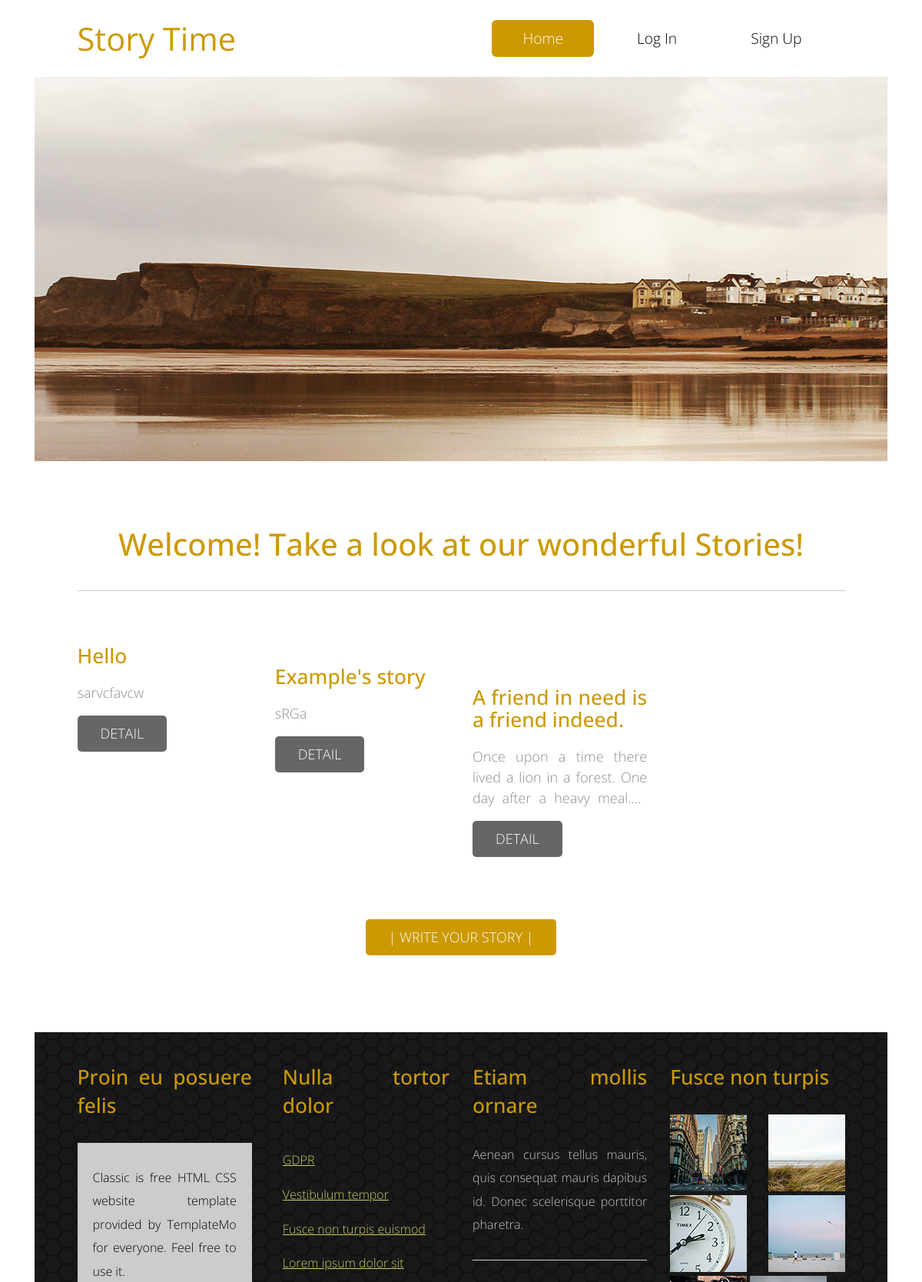
The app's page / (upper part), older data.
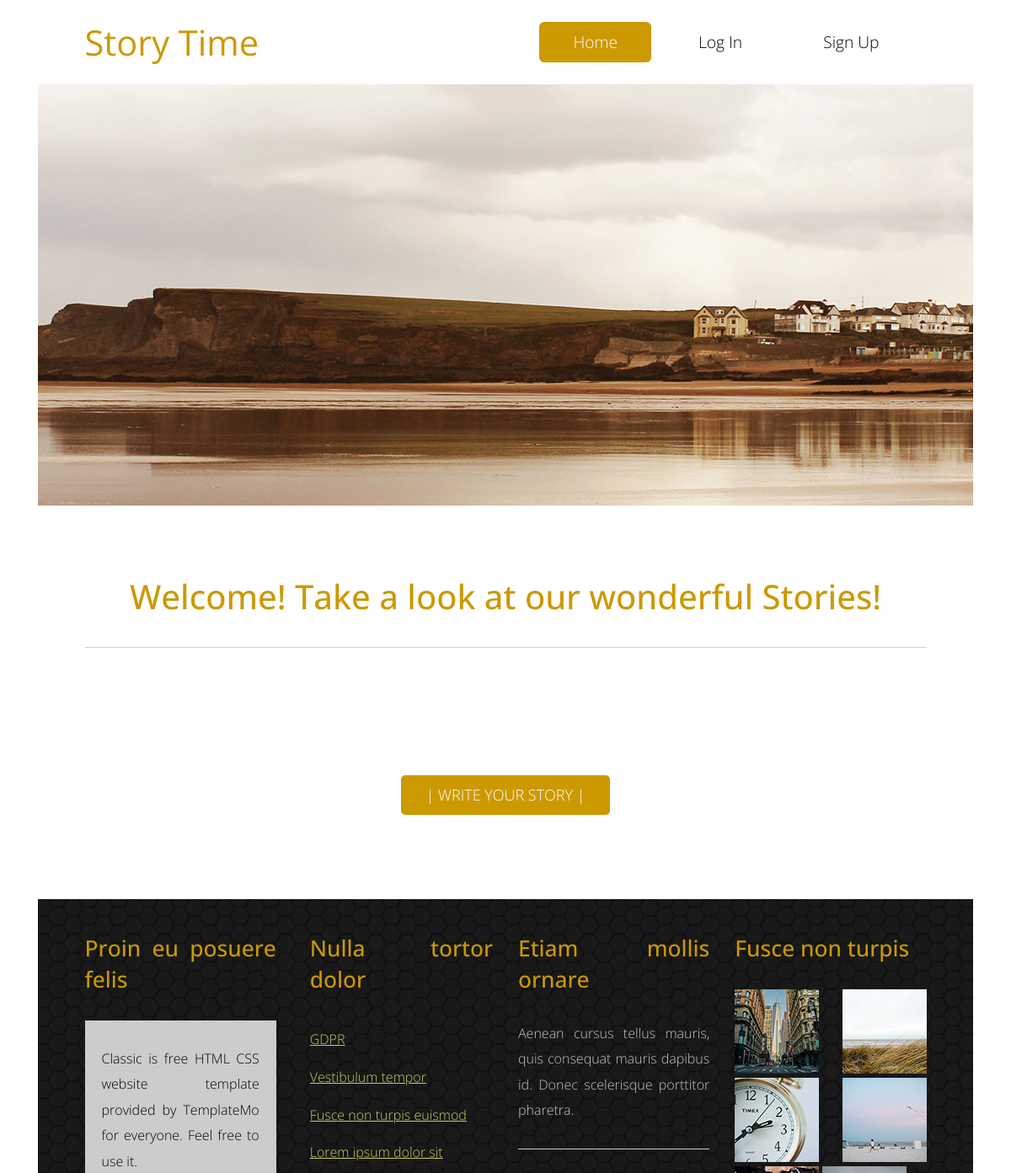
The same page, newer data.
### blog/models.py (models this page shows, shortened)
class Story(models.Model):
	title = models.CharField('Story name',max_length=100)
	text = models.TextField()
	img = models.ImageField(upload_to = 'images', default=None)
	user = models.ForeignKey(User, on_delete=models.CASCADE)

### blog/views.py (the view)
# urls.py: path("", views.home, name="home"),
def home(request):
	request.user
	story_list = Story.objects.all()
	template = loader.get_template("blog/home.html")
	return render(request, "blog/home.html", {'story_list':story_list})

### blog/templates/blog/home.html (shortened to what the changed rows need)
{% extends './base.html' %}
{% load static %}
{% block content %}
<body>
    <section class="tm-section">
        <div class="container-fluid">
            <div class="row">
                <div class="col-xs-12 col-sm-12 col-md-12 col-lg-12 text-xs-center">
                    <h1 class="tm-gold-text tm-title">Welcome! Take a look at our wonderful Stories!</h1>
                </div>
            </div>
            <br>
            <br>
            <div class="row">
                {% for story in story_list %}
		        <div class="col-xs-12 col-sm-6 col-md-6 col-lg-3 col-xl-3">
		            <div class="tm-content-box">
                        <h3 class="tm-margin-b-20 tm-gold-text">{{story.title}}</h3>
		        	<div class="ellipsis"> {{story.text}} </div>
                        <a href="story_details/?st={{story.id}}" class="tm-btn tm-btn-gray text-uppercase">Detail</a>
		            </div>
		        </div>
        	    <br>
	            {% endfor %}
        </div>
        <br>
        <br>
        <br>
    </section>
</body>
{% endblock content %}

Row changes from the older to the newer data that the page shows:
removed Story: title "Hello", text "sarvcfavcw"
removed Story: title "Example's story", text "sRGa"
removed Story: title "A friend in need is a friend indeed.", text "Once upon a time there lived a lion in a forest. One day after a heavy meal.…"
